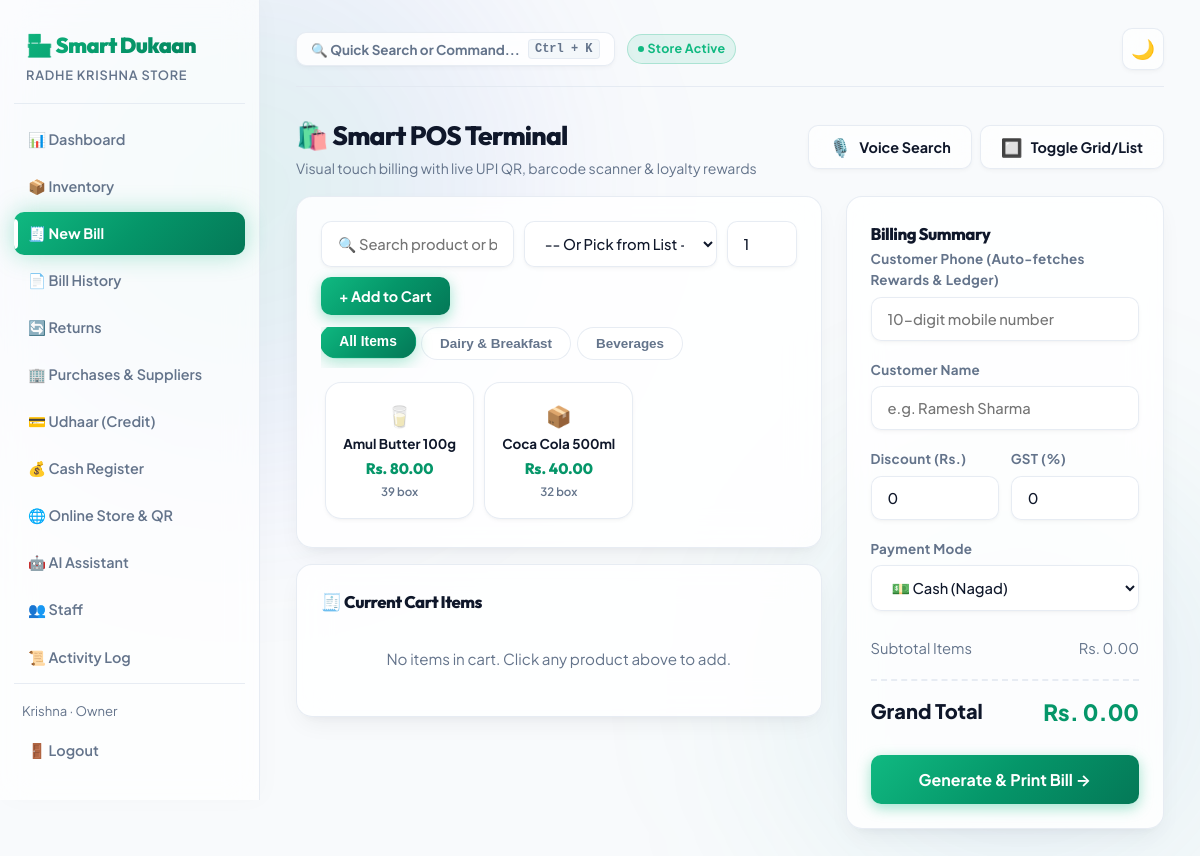
/billing/new/ (signed in), run on the app's committed database.
### accounts/models.py (models this page shows, shortened)
class Profile(models.Model):
    ROLE_CHOICES = (
        ("owner", "Owner"),
        ("staff", "Staff"),
    )
    user = models.OneToOneField(User, on_delete=models.CASCADE, related_name="profile")
    shop = models.ForeignKey(Shop, on_delete=models.CASCADE, related_name="staff_members", null=True, blank=True)
    role = models.CharField(max_length=10, choices=ROLE_CHOICES, default="owner")
    phone = models.CharField(max_length=15, blank=True)

class Shop(models.Model):
    name = models.CharField(max_length=150)
    address = models.CharField(max_length=255, blank=True)
    owner = models.ForeignKey(User, on_delete=models.CASCADE, related_name="owned_shops")
    upi_id = models.CharField(max_length=100, blank=True, default="shopkeeper@upi", help_text="UPI ID for on-screen QR Code payments")
    created_at = models.DateTimeField(auto_now_add=True)

### inventory/models.py (models this page shows, shortened)
class Product(models.Model):
    UNIT_CHOICES = (
        ("pcs", "Pieces"),
        ("kg", "Kilogram"),
        ("g", "Gram"),
        ("l", "Litre"),
        ("ml", "Millilitre"),
        ("box", "Box"),
        ("packet", "Packet"),
    )
    shop = models.ForeignKey(Shop, on_delete=models.CASCADE, related_name="products")
    name = models.CharField(max_length=150)
    category = models.CharField(max_length=80, blank=True)
    cost_price = models.DecimalField(max_digits=10, decimal_places=2, default=0)
    selling_price = models.DecimalField(max_digits=10, decimal_places=2)
    stock_qty = models.IntegerField(default=0)
    unit = models.CharField(max_length=10, choices=UNIT_CHOICES, default="pcs")
    low_stock_threshold = models.IntegerField(default=10)
    expiry_date = models.DateField(null=True, blank=True)
    created_at = models.DateTimeField(auto_now_add=True)
    updated_at = models.DateTimeField(auto_now=True)
    class Meta:
        ordering = ["name"]

### billing/views.py (the view, shortened to what this page needs)
# urls.py: path("new/", views.bill_create, name="bill_create"),
@login_required
def bill_create(request):
    shop = request.user.profile.shop
    products = Product.objects.filter(shop=shop)
    categories = list(Product.objects.filter(shop=shop).values_list("category", flat=True).distinct())
    categories = [c for c in categories if c]
    return render(request, "billing/bill_create.html", {
        "products": products,
        "categories": categories,
        "shop": shop,
    })

### templates/billing/bill_create.html (shortened to what this page needs)
{% extends "base.html" %}
{% load static %}
{% block content %}
<div style="display:flex; justify-content:space-between; align-items:center; margin-bottom:16px;">
  <div>
    <h2>🛍️ Smart POS Terminal</h2>
    <div style="color:var(--text-muted); font-size:0.88rem;">Visual touch billing with live UPI QR, barcode scanner & loyalty rewards</div>
  </div>
  <div style="display:flex; gap:8px;">
    <button type="button" id="btn-voice-search" class="btn" title="Speak product name"><span style="font-size:1.1rem;">🎙️</span> Voice Search</button>
    <button type="button" id="btn-toggle-view" class="btn"><span style="font-size:1.1rem;">🔲</span> Toggle Grid/List</button>
  </div>
</div>
<form method="post" id="bill-form">
  <div class="billing-grid">
    <div>
      <div class="card" style="margin-bottom:16px;">
        <div style="display:flex; flex-wrap:wrap; gap:10px; margin-bottom:12px;">
          <input type="text" id="pos-search-input" placeholder="🔍 Search product or barcode..." style="flex:2; min-width:180px;" autofocus>
          <select id="product-select" style="flex:2; min-width:180px;">
            <option value="">-- Or Pick from List --</option>
          </select>
          <input type="number" id="qty-input" value="1" min="1" style="width:70px;" title="Quantity">
          <button type="button" id="add-item-btn" class="btn btn-primary" style="padding:10px 18px;">+ Add to Cart</button>
        </div>
        <div style="display:flex; gap:6px; overflow-x:auto; padding-bottom:8px;" id="category-pills-bar">
          <button type="button" class="pos-cat-pill active" data-cat="all">All Items</button>
          {% for c in categories %}
          <button type="button" class="pos-cat-pill" data-cat="{{ c }}">{{ c }}</button>
          {% endfor %}
        </div>
        <div id="pos-touch-grid" style="display:grid; grid-template-columns:repeat(auto-fill, minmax(130px, 1fr)); gap:10px; max-height:280px; overflow-y:auto; margin-top:10px; padding:4px;">
          {% for p in products %}
          <div class="pos-tile {% if p.stock_qty <= 0 %}out-of-stock{% endif %}" data-id="{{ p.id }}" data-name="{{ p.name }}" data-price="{{ p.selling_price }}" data-stock="{{ p.stock_qty }}" data-category="{{ p.category }}" data-unit="{{ p.get_unit_display }}">
            <div style="font-size:1.3rem; margin-bottom:4px;">
              {% if 'milk' in p.name.lower or 'dairy' in p.category.lower %}🥛
              {% elif 'tea' in p.name.lower or 'coffee' in p.name.lower %}☕
              {% elif 'oil' in p.name.lower or 'ghee' in p.name.lower %}🛢️
              {% elif 'atta' in p.name.lower or 'rice' in p.name.lower %}🌾
              {% elif 'soap' in p.name.lower or 'shampoo' in p.name.lower %}🧼
              {% elif 'tablet' in p.name.lower or 'medicine' in p.category.lower %}💊
              {% elif 'cream' in p.name.lower or 'makeup' in p.name.lower %}💄
              {% elif 'biscuit' in p.name.lower or 'snack' in p.category.lower %}🍪
              {% else %}📦{% endif %}
            </div>
            <div class="tile-name" title="{{ p.name }}">{{ p.name }}</div>
            <div class="tile-price">Rs. {{ p.selling_price|floatformat:2 }}</div>
            <div class="tile-stock {% if p.stock_qty <= 5 %}danger{% endif %}">{{ p.stock_qty }} {{ p.unit }}</div>
          </div>
          {% endfor %}
        </div>
      </div>
      <div class="card">
        <h3 style="margin-top:0; font-size:1.05rem; margin-bottom:12px;">🧾 Current Cart Items</h3>
        <div id="cart-list"></div>
      </div>
    </div>
    <div>
      <div class="card">
        <h3 style="margin-top:0; font-size:1.05rem;">Billing Summary</h3>
        <div class="field">
          <label>Customer Phone (Auto-fetches Rewards & Ledger)</label>
          <div style="display:flex; gap:8px;">
            <input type="text" name="customer_phone" id="customer-phone-input" placeholder="10-digit mobile number" style="flex:1;">
          </div>
        </div>
        <div class="field">
          <label>Customer Name</label>
          <input type="text" name="customer_name" id="customer-name-input" placeholder="e.g. Ramesh Sharma">
        </div>
        <div style="display:grid; grid-template-columns:1fr 1fr; gap:12px;">
          <div class="field">
            <label>Discount (Rs.)</label>
            <input type="number" id="discount-input" name="discount" value="0" min="0" step="0.01">
          </div>
          <div class="field">
            <label>GST (%)</label>
            <input type="number" id="gst-input" name="gst_percent" value="0" min="0" step="0.01">
          </div>
        </div>
        <div class="field">
          <label>Payment Mode</label>
          <select name="payment_mode" id="payment-mode-select">
            <option value="cash" selected>💵 Cash (Nagad)</option>
          </select>
        </div>
        <div class="summary-row"><span>Subtotal Items</span><span id="subtotal-value">Rs. 0.00</span></div>
        <div class="summary-row total"><span>Grand Total</span><span id="total-value" style="color:var(--primary); font-size:1.4rem;">Rs. 0.00</span></div>
        <button type="submit" id="submit-bill-btn" class="btn btn-primary" style="width:100%; padding:14px; font-size:1rem; margin-top:16px;" disabled>
          Generate & Print Bill →
        </button>
      </div>
    </div>
  </div>
</form>
{% endblock %}

### templates/base.html (shortened to what this page needs)
{% load static %}
<!DOCTYPE html>
<html lang="en">
<head>
  <link rel="stylesheet" href="{% static 'css/style.css' %}?v=4">
</head>
<body>
  {% if user.is_authenticated %}
  <div class="app-shell">
    <aside class="sidebar">
      <div class="brand">🏪 Smart Dukaan</div>
      <div class="brand-sub">{{ user.profile.shop.name }}</div>
      <a href="{% url 'dashboard:home' %}" class="nav-link {% if request.resolver_match.url_name == 'home' %}active{% endif %}">📊 Dashboard</a>
      <a href="{% url 'inventory:product_list' %}" class="nav-link {% if 'inventory' in request.path %}active{% endif %}">📦 Inventory</a>
      <a href="{% url 'billing:bill_create' %}" class="nav-link {% if request.path == '/billing/new/' %}active{% endif %}">🧾 New Bill</a>
      <a href="{% url 'billing:bill_list' %}" class="nav-link {% if request.path == '/billing/' %}active{% endif %}">📄 Bill History</a>
      <a href="{% url 'billing:bill_return_list' %}" class="nav-link {% if 'returns' in request.path or 'return' in request.path %}active{% endif %}">🔄 Returns</a>
      <a href="{% url 'purchases:supplier_list' %}" class="nav-link {% if 'purchases' in request.path %}active{% endif %}">🏢 Purchases & Suppliers</a>
      <a href="{% url 'udhaar:customer_list' %}" class="nav-link {% if 'udhaar' in request.path %}active{% endif %}">💳 Udhaar (Credit)</a>
      <a href="{% url 'billing:cash_register' %}" class="nav-link {% if 'cash-register' in request.path %}active{% endif %}">💰 Cash Register</a>
      {% if user.profile.shop %}
      <a href="{% url 'dashboard:store_qr_standee' user.profile.shop.id %}" class="nav-link {% if 'qr' in request.path %}active{% endif %}">🌐 Online Store & QR</a>
      {% endif %}
      <a href="{% url 'dashboard:ai_chat' %}" class="nav-link {% if 'assistant' in request.path %}active{% endif %}">🤖 AI Assistant</a>
      {% if user.profile.role == 'owner' %}
      <a href="{% url 'accounts:staff_list' %}" class="nav-link {% if 'staff' in request.path %}active{% endif %}">👥 Staff</a>
      <a href="{% url 'accounts:audit_log' %}" class="nav-link {% if 'audit-log' in request.path %}active{% endif %}">📜 Activity Log</a>
      {% endif %}
      <div class="sidebar-footer">
        <div style="font-size:0.82rem; color:var(--text-muted); padding: 0 8px 8px;">{{ user.first_name|default:user.username }} · {{ user.profile.role|title }}</div>
        <a href="{% url 'accounts:logout' %}" class="nav-link">🚪 Logout</a>
      </div>
    </aside>
    <main class="main">
      <div class="topbar">
        <div style="display:flex; align-items:center; gap:12px;">
          <button type="button" id="btn-command-palette-trigger" class="btn" style="padding:6px 14px; font-size:0.84rem; display:flex; align-items:center; gap:8px; background:var(--surface); border:1px solid var(--border); color:var(--text-muted); cursor:pointer;">
            <span>🔍 Quick Search or Command...</span>
            <kbd style="padding:2px 6px; font-size:0.75rem; background:var(--surface-hover); border:1px solid var(--border); border-radius:4px;">Ctrl + K</kbd>
          </button>
          <span class="badge badge-success" style="font-size:0.78rem; display:inline-flex; align-items:center; gap:4px;">
            <span style="width:6px; height:6px; border-radius:50%; background:#10b981; display:inline-block;"></span> Store Active
          </span>
        </div>
        <button class="theme-toggle" id="theme-toggle-btn" title="Toggle dark/light mode">🌙</button>
      </div>
      {% block content %}{% endblock %}
    </main>
  </div>
  {% endif %}
</body>
</html>

### data on the page
Product: name "Amul Butter 100g", selling_price "80.00", stock_qty "39", unit "box"
Product: name "Coca Cola 500ml", selling_price "40.00", stock_qty "32", unit "box"

### other printed values
{{ user.profile.shop.name }} "RADHE KRISHNA STORE"
{{ user.first_name|default:user.username }} "Krishna"
{{ user.profile.role|title }} "Owner"
{{ c }} "Dairy & Breakfast" "Beverages"
